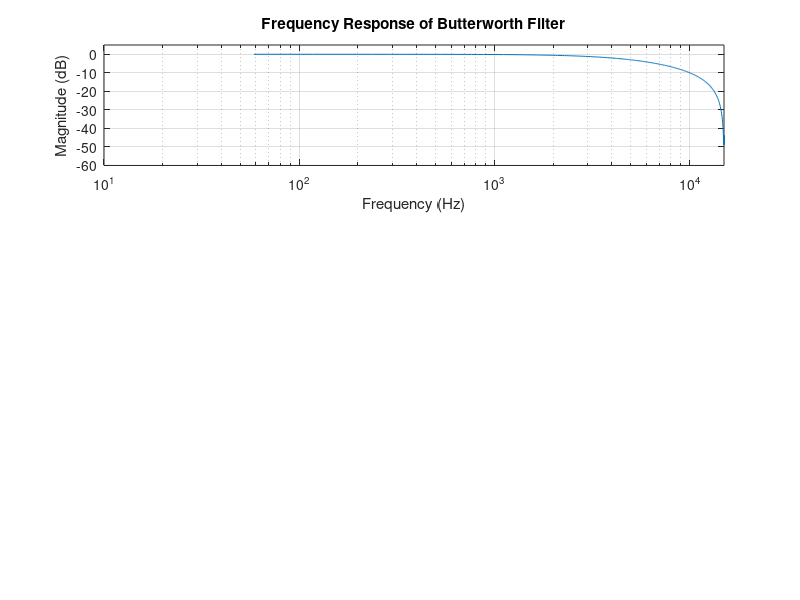

MATLAB code to generate this figure: (Note: this script raises an error after producing the figure.)
% Specifications
fs = 30000; % Sampling frequency (30 kHz)
fp = 5000;  % Pass-band frequency (5 kHz)
fs_stop = 15000; % Stop-band frequency (15 kHz)
Ap = 3;     % Pass-band ripple (3 dB)
As = 40;    % Stop-band attenuation (40 dB)

% Normalized frequencies
Wn = fp / (fs / 2); % Normalized pass-band frequency
Ws = fs_stop / (fs / 2); % Normalized stop-band frequency

% Calculate the order of the Butterworth filter
[n_butter, Wn_butter] = buttord(Wn, Ws, Ap, As);
disp(['Least order of the Butterworth filter: ', num2str(n_butter)]);

% Calculate the order of the Chebyshev Type I filter
[n_cheby1, Wn_cheby1] = cheb1ord(Wn, Ws, Ap, As);
disp(['Least order of the Chebyshev Type I filter: ', num2str(n_cheby1)]);

% Calculate the order of the Chebyshev Type II filter
[n_cheby2, Wn_cheby2] = cheb2ord(Wn, Ws, Ap, As);
disp(['Least order of the Chebyshev Type II filter: ', num2str(n_cheby2)]);

% Design the Butterworth filter
[bd_butter, ad_butter] = butter(n_butter, Wn_butter); % Digital Butterworth filter

% Design the Chebyshev Type I filter
[bd_cheby1, ad_cheby1] = cheby1(n_cheby1, Ap, Wn_cheby1); % Digital Chebyshev Type I filter

% Design the Chebyshev Type II filter
[bd_cheby2, ad_cheby2] = cheby2(n_cheby2, As, Wn_cheby2); % Digital Chebyshev Type II filter

% Frequency response of the filters
[H_butter, f_butter] = freqz(bd_butter, ad_butter, 512, 'whole'); % Butterworth
[H_cheby1, f_cheby1] = freqz(bd_cheby1, ad_cheby1, 512, 'whole'); % Chebyshev Type I
[H_cheby2, f_cheby2] = freqz(bd_cheby2, ad_cheby2, 512, 'whole'); % Chebyshev Type II

% Plot the frequency responses
figure;

subplot(3, 1, 1);
semilogx(f_butter * fs / (2 * pi), 20*log10(abs(H_butter))); % Convert to dB
title('Frequency Response of Butterworth Filter');
xlabel('Frequency (Hz)');
ylabel('Magnitude (dB)');
grid on;
axis([10 15000 -60 5]); % Set axis limits
yline(-3, 'r--', '3 dB Point'); % Mark the 3 dB point
yline(-43, 'g--', '40 dB Attenuation'); % Mark the 40 dB attenuation point

subplot(3, 1, 2);
semilogx(f_cheby1 * fs / (2 * pi), 20*log10(abs(H_cheby1))); % Convert to dB
title('Frequency Response of Chebyshev Type I Filter');
xlabel('Frequency (Hz)');
ylabel('Magnitude (dB)');
grid on;
axis([10 15000 -60 5]); % Set axis limits
yline(-3, 'r--', '3 dB Point'); % Mark the 3 dB point
yline(-43, 'g--', '40 dB Attenuation'); % Mark the 40 dB attenuation point

subplot(3, 1, 3);
semilogx(f_cheby2 * fs / (2 * pi), 20*log10(abs(H_cheby2))); % Convert to dB
title('Frequency Response of Chebyshev Type II Filter');
xlabel('Frequency (Hz)');
ylabel('Magnitude (dB)');
grid on;
axis([10 15000 -60 5]); % Set axis limits
yline(-3, 'r--', '3 dB Point'); % Mark the 3 dB point
yline(-43, 'g--', '40 dB Attenuation'); % Mark the 40 dB attenuation point

